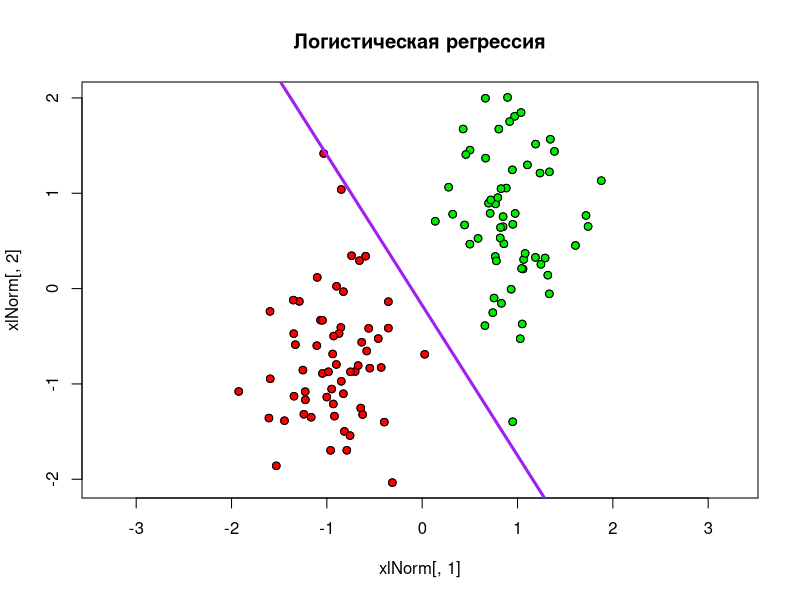

Write the R code that produced this figure.

lossLog <- function(x)
{
  return (log2(1 + exp(-x)))
}

sigmoidFunction <- function(z)
{
  return (1 / (1 + exp(-z)))
}


trainingSampleNormalization <- function(xl) {
  n <- dim(xl)[2] - 1
  for (i in 1:n) {
    xl[, i] <- (xl[, i] - mean(xl[, i])) / sd(xl[, i])
  }
  return(xl)
}


trainingSamplePrepare <- function(xl) {
  l <- dim(xl)[1]
  n <- dim(xl)[2] - 1
  xl <- cbind(xl[, 1:n], seq(from = -1, to = -1, length.out = l), xl[, n + 1])
}


sg <- function(xl, eta = 0.2, lambda = 1/60) {
  l <- dim(xl)[1]
  n <- dim(xl)[2] - 1
  
  
  w <- c(1/2, 1/2, 1/2)
  
  iterCount <- 0
  
  Q <- 0
  for (i in 1:l) {
    wx <- sum(w * xl[i, 1:n])
    margin <- wx * xl[i, n + 1]
    Q <- Q + lossLog(margin)
  }
  repeat {
    
    margins <- array(dim = l)
    for (i in 1:l)
    {
      xi <- xl[i, 1:n]
      yi <- xl[i, n + 1]
      margins[i] <- crossprod(w, xi) * yi 
    }
    
    errorIndexes <- which(margins <= 0) 
    
    if (length(errorIndexes) > 0)
    {
      
      i <- sample(1:l, 1)
      iterCount <- iterCount + 1
      xi <- xl[i, 1:n]
      yi <- xl[i, n + 1]
      
      wx <- crossprod(w, xi)
      margin <- wx * yi
      ex <- lossLog(margin)
      w <- w + eta * xi * yi * sigmoidFunction(-wx * yi) 
      
      Qprev <- Q
      Q <- (1 - lambda) * Q + lambda * ex 
      
    } else
    {
      break
    }
  }
  return(w) 
}

test <- function(ObjectsCountofEachClass) {
  library(MASS)
  sigma <- matrix(c(3,0,0,7),2,2)
  
  xy1 <- mvrnorm (ObjectsCountofEachClass,c(1,1),sigma)
  xy2 <- mvrnorm (ObjectsCountofEachClass,c(9,7),sigma)
  
  xl <- rbind(cbind(xy1, 1), cbind(xy2, -1))
  print(xl);
  
  xlNorm <- trainingSampleNormalization(xl)
  xlNorm <- trainingSamplePrepare(xlNorm)
  
  colors <- c("green2", "red")
  plot(xlNorm[, 1], xlNorm[, 2], pch = 21, asp = 1, main="Логистическая регрессия")
  
  for (i in 1:dim(xlNorm)[1]) {
    points(xlNorm[i, 1], xlNorm[i, 2], pch = 21, bg = colors[ifelse((xl[i, 3] < 0), 1, 2)], asp = 1)
  }
  w <- sg(xlNorm)
  print(w)
  
  abline(a = w[3] / w[2], b = -w[1] / w[2], lwd = 3, col = "purple")
  
  
}


test(60)